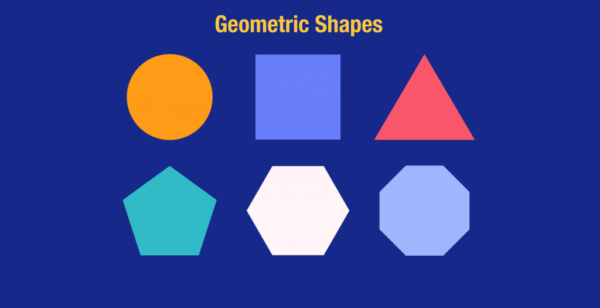
#> input picture Lab5/geometric.png, 600 x 308 px
$ jupyter execute --allow-errors lab5.ipynb
#> lines starting #> are read from the running program, lines starting #| are printed output that depends on the picture; after the words box and inside, x2 and y2 are one past the last pixel; in counts of white or black regions, pixels touching at a corner belong together
[cell 1]
##1
from PIL import Image
import numpy as np
import imageio.v2 as iio
import scipy.ndimage as nd
from skimage.morphology import label
from skimage.measure import regionprops
import matplotlib.pyplot as plt
import matplotlib.patches as mpatches
from skimage.filters.thresholding import threshold_otsu

data = Image.open('./geometric.png').convert('L')
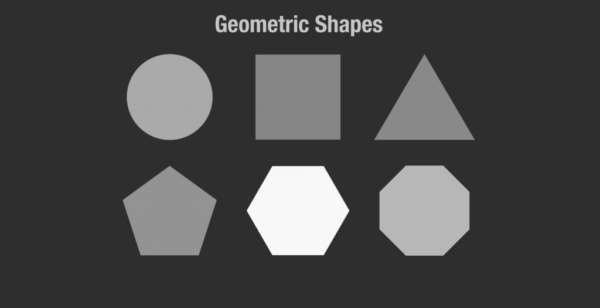
#> data: PIL image 600x308 L; min 45, max 248, mean 72.1
a = np.asarray(data)

thres = threshold_otsu(a)
#> thres = 109

b = a > thres
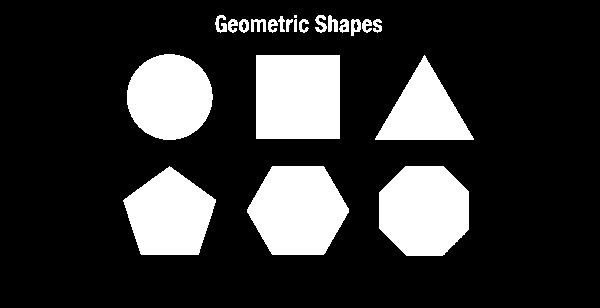
#> b: shape (308, 600) bool; 20.5% white; 22 white regions (1 under 20 px)
# labelling is performed on b
c = label(b)
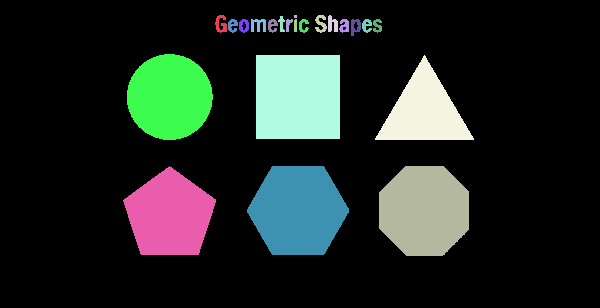
#> c: shape (308, 600) int32; 23 distinct labels, from 0 to 22; one colour per label, 0 black
cl = Image.fromarray(c)

cl_uint8 = cl.point(lambda i: i * 10).convert('L')  # nhân để tăng độ sáng nếu cần
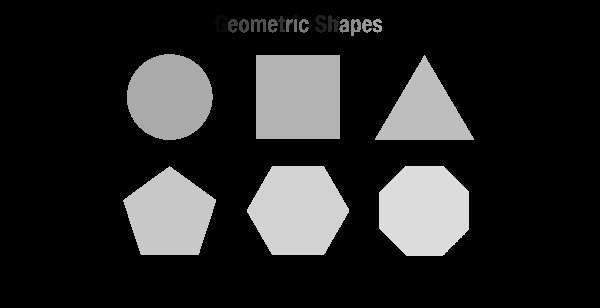
#> cl_uint8: PIL image 600x308 L; min 0, max 220, mean 39.3
iio.imsave('./label_output.jpg', cl_uint8)

properties = ['Area', 'Centroid', 'BoundingBox']
d = regionprops(c)
#> d = 22 regions; largest, box (x1, y1, x2, y2) and area: (256, 55, 340, 139) 7056, (247, 166, 349, 255) 6907, (379, 166, 469, 256) 6701, (127, 54, 213, 140) 5786, (123, 166, 216, 255) 5757


fig, ax = plt.subplots(ncols=1, nrows=1, figsize=(6, 6))
ax.imshow(c, cmap='YlOrRd')

for i in d:
    lr, lc, ur, uc = i['BoundingBox']
    rec_width = uc - lc
    rec_height = ur - lr

    rect = mpatches.Rectangle((lc, lr), rec_width, rec_height, fill=False,
                              edgecolor='black', linewidth=2)
    ax.add_patch(rect)
#> this loop made 22 passes
#> (lr, lc, ur, uc, rec_width, rec_height) on passes 1 to 12: (15, 215, 33, 227, 12, 18), (15, 294, 18, 297, 3, 3), (15, 315, 33, 327, 12, 18), (15, 328, 32, 338, 10, 17), (16, 278, 32, 285, 7, 16), (19, 228, 33, 238, 10, 14), (19, 239, 33, 249, 10, 14), (19, 251, 32, 266, 15, 13), (19, 268, 33, 278, 10, 14), (19, 286, 32, 293, 7, 13), (19, 294, 32, 297, 3, 13), (19, 299, 33, 309, 10, 14)

plt.show()

[cell 2]
##2
from PIL import Image
import numpy as np
import imageio.v2 as iio
import scipy.ndimage as nd
from skimage.morphology import label
from skimage.measure import regionprops
import matplotlib.pylab as plt
import matplotlib.patches as mpatches
from skimage.filters.thresholding import threshold_otsu

data = Image.open('geometric.png').convert('L')
bmg = abs(data - nd.shift(data, (0, 1), order=0))
plt.imshow(bmg)
plt.show()

[cell 3]
##3
from PIL import Image
import numpy as np
import cv2
import imageio.v2 as iio
import scipy.ndimage as nd
from skimage.morphology import label
from skimage.measure import regionprops
import matplotlib.pylab as plt
import matplotlib.patches as mpatches
from skimage.filters.thresholding import threshold_otsu

data = Image.open('geometric.png')
#> data is the input picture: PIL image 600x308 RGBA; mean R, G, B, A 53.8, 67.2, 147.4, 255
a = nd.sobel(data, axis=0)
b = nd.sobel(data, axis=1)
#> b: shape (308, 600, 4)
bmg = abs(a) + abs(b)
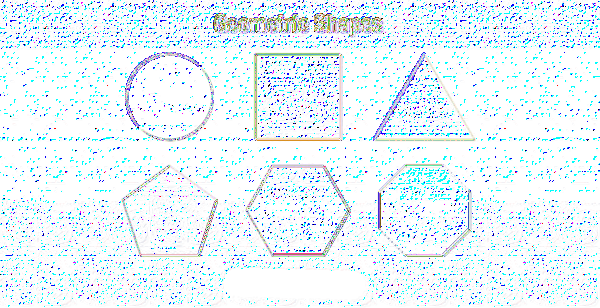
#> bmg: shape (308, 600, 4); mean R, G, B, A 76.7, 84.2, 77.6, 59.4; transparent parts drawn white
plt.imshow(bmg)
plt.show()

[cell 4]
##4
from PIL import Image
import numpy as np
import cv2
import imageio.v2 as iio
import scipy.ndimage as nd
from skimage.morphology import label
from skimage.measure import regionprops
import matplotlib.pylab as plt
import matplotlib.patches as mpatches
from skimage.filters.thresholding import threshold_otsu

def Harris(indata, alpha=0.2):
#> called with alpha = 0.2
    x = nd.sobel(indata, 0)
    y = nd.sobel(indata, 1)
    x1 = x ** 2
    y1 = y ** 2
    xy = abs(x * y)
    x1 = nd.gaussian_filter(x1, 3)
    y1 = nd.gaussian_filter(y1, 3)
    xy = nd.gaussian_filter(xy, 3)
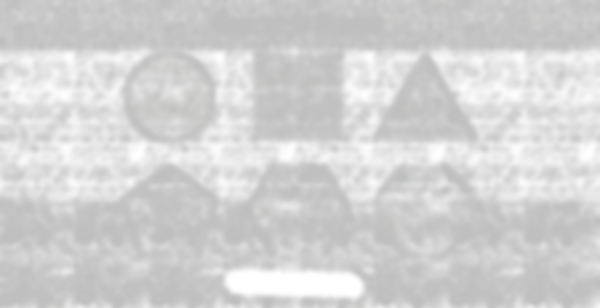
#> xy: shape (308, 600, 4); mean R, G, B, A 64.6, 64.3, 63.9, 63.6; transparent parts drawn white

    detC = x1 * y1 - 2 * xy
    trC = x1 + y1
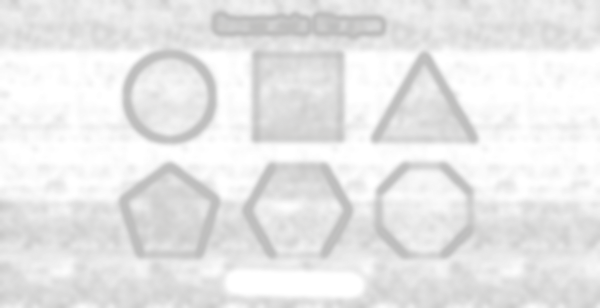
#> trC: shape (308, 600, 4); mean R, G, B, A 31.9, 31.5, 30.7, 30.2; transparent parts drawn white
    R = detC - alpha * trC**2
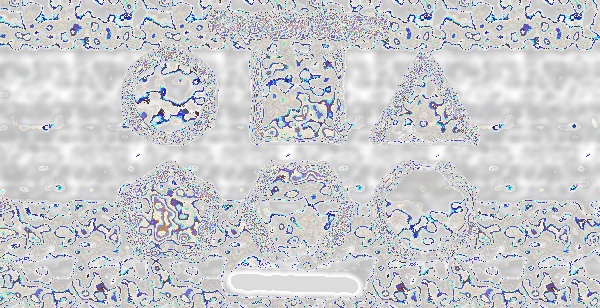
#> R: shape (308, 600, 4) float64; mean R, G, B, A 134.7, 135, 136, 137; transparent parts drawn white
    return R

data = Image.open('geometric.png')
bmg = Harris(data)
plt.imshow(bmg)
plt.show()
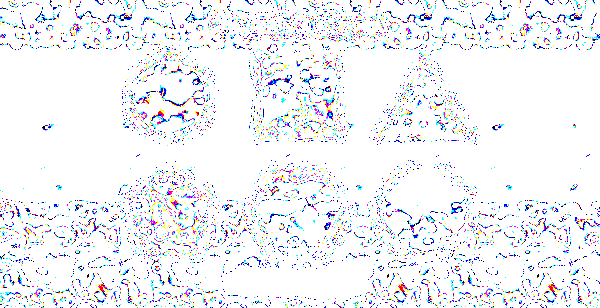
#> shown: shape (308, 600, 4) float64; mean R, G, B, A 0.918, 0.918, 0.917, 0.918; transparent parts drawn white

[cell 5]
##5
import numpy as np
import cv2
import imageio.v2 as iio
import scipy.ndimage as nd
from skimage.morphology import label
from skimage.measure import regionprops
import matplotlib.pylab as plt
import matplotlib.patches as mpatches
from skimage.filters.thresholding import threshold_otsu

def LineHough(data, gamma):
#> called with gamma = 0.5
    V, H = data.shape
    R = int(np.sqrt(V * V + H * H))
    ho = np.zeros((R, 90), float)  # Hough space
    w = data + 0
    ok = 1
    theta = np.arange(90) / 180.0 * np.pi
    tp = np.arange(90).astype(float)

    while ok:
        mx = w.max()
        if mx < gamma:
            ok = 0
        else:
            v, h = divmod(w.argmax(), H)
            y = V - v
            x = h
            rh = x * np.cos(theta) + y * np.sin(theta)
            for i in range(len(rh)):
                if 0 <= rh[i] < R and 0 <= tp[i] < 90:
                    ho[int(rh[i]), int(tp[i])] += mx
            w[v, h] = 0
    return ho

data = np.zeros((256, 256))
data[128, 128] = 1
bmg = LineHough(data, 0.5)
plt.imshow(bmg)
plt.show()
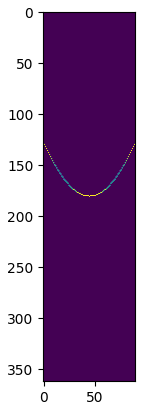
#> figure drawn by matplotlib, 1 panel

[cell 6]
##6
from PIL import Image
import numpy as np
import cv2
import imageio.v2 as iio
import scipy.ndimage as nd
from skimage.morphology import label
from skimage.measure import regionprops
import matplotlib.pylab as plt
import matplotlib.patches as mpatches
from skimage.feature import corner_harris
from skimage.color import rgb2gray

#> (the rest of this cell did not finish here and is left out)

[cell 7]
import numpy as np
import matplotlib.pyplot as plt
from skimage.color import rgb2gray
from skimage.feature import corner_harris, corner_peaks
from skimage import io

# --- Hàm trích patch quanh điểm ---
def extract_patches(image, coords, patch_size=11):
    half = patch_size // 2
    patches = []
    valid_coords = []
    for (y, x) in coords:
        if y - half >= 0 and y + half < image.shape[0] and x - half >= 0 and x + half < image.shape[1]:
            patch = image[y - half:y + half + 1, x - half:x + half + 1]
            patches.append(patch.flatten())
            valid_coords.append((y, x))
    return np.array(patches), valid_coords

# --- Hàm so khớp descriptor bằng SSD ---
def match_descriptors(desc1, desc2, threshold=0.5):
    matches = []
    for i, d1 in enumerate(desc1):
        dists = np.linalg.norm(desc2 - d1, axis=1)
        min_idx = np.argmin(dists)
        if dists[min_idx] < threshold * np.mean(dists):  # Lọc tương đồng tốt
            matches.append((i, min_idx))
    return matches

# --- Đọc và chuyển ảnh sang grayscale nếu cần ---
def safe_read_gray(path):
#> called with path = 'geometric.png'
    img = io.imread(path)
    if img.ndim == 3:
        if img.shape[2] == 4:  # RGBA
            img = img[:, :, :3]  # Cắt bỏ kênh Alpha
        return rgb2gray(img)
    return img


img1 = safe_read_gray('geometric.png')
#> (the rest of this cell did not finish here and is left out)


# --- Phát hiện điểm góc Harris ---
corners1 = corner_peaks(corner_harris(img1), min_distance=5)
corners2 = corner_peaks(corner_harris(img2), min_distance=5)

# --- Trích patch đặc trưng ---
desc1, coords1 = extract_patches(img1, corners1, patch_size=11)
desc2, coords2 = extract_patches(img2, corners2, patch_size=11)

# --- So khớp đặc trưng ---
matches = match_descriptors(desc1, desc2)

# --- Hiển thị kết quả ---
fig, ax = plt.subplots(1, 2, figsize=(14, 6))
ax[0].imshow(img1, cmap='gray')
ax[0].set_title('Image 1')
ax[1].imshow(img2, cmap='gray')
ax[1].set_title('Image 2')

for i1, i2 in matches:
    y1, x1 = coords1[i1]
    y2, x2 = coords2[i2]
    ax[0].plot(x1, y1, 'ro')
    ax[1].plot(x2, y2, 'ro')

plt.tight_layout()
plt.show()
